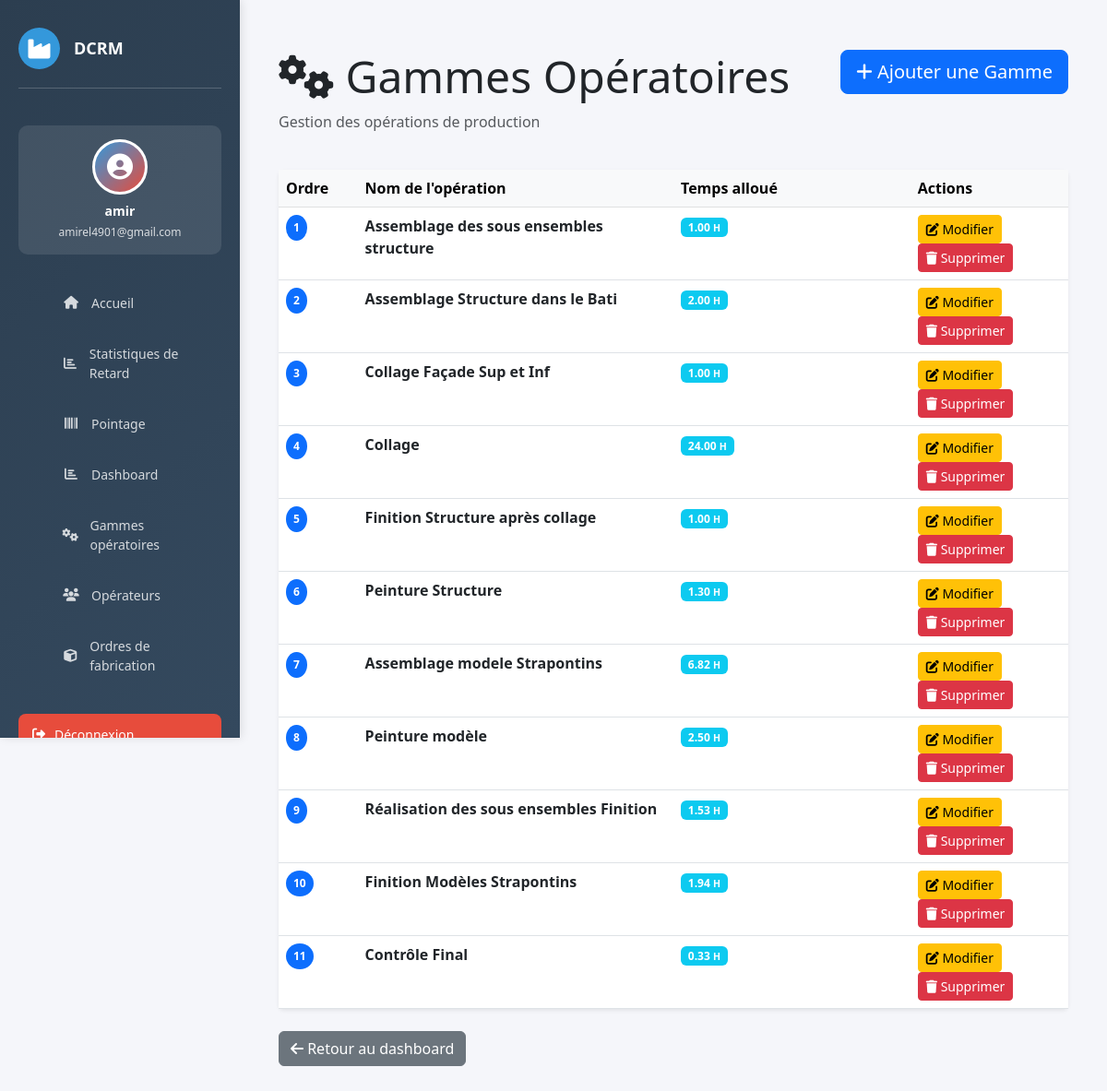
The page /gammes/ (signed in) on the database its author committed.
### website/models.py (models this page shows, shortened)
class GammeOperation(models.Model):
    nom           = models.CharField(max_length=200)
    temps_alloue  = models.DecimalField(max_digits=5, decimal_places=2, help_text="Durée standard en minutes")
    ordre         = models.PositiveSmallIntegerField(help_text="Position dans la gamme")
    class Meta:
        ordering = ['ordre']

### website/views.py (the view)
# urls.py: path('gammes/', views.gammes_list, name='gammes_list'),
@login_required(login_url='home')
def gammes_list(request):
    gammes = GammeOperation.objects.all().order_by('ordre')
    context = {
        'gammes': gammes,
    }
    return render(request, 'gamme/gammes_list.html', context)

### website/templates/gamme/gammes_list.html (shortened to what this page needs)
{% extends 'base.html' %}
{% load static %}
{% block content %}
<div class="container-fluid mt-4">
    <div class="row mb-4">
        <div class="col-md-8">
            <h1 class="display-5">
                <i class="fas fa-cogs"></i> Gammes Opératoires
            </h1>
            <p class="text-muted">Gestion des opérations de production</p>
        </div>
        <div class="col-md-4 text-end">
            <a href="{% url 'ajouter_gamme' %}" class="btn btn-primary btn-lg">
                <i class="fas fa-plus"></i> Ajouter une Gamme
            </a>
        </div>
    </div>
    <div class="card border-0 shadow-sm">
        <div class="card-body p-0">
            {% if gammes %}
                <div class="table-responsive">
                    <table class="table table-hover mb-0">
                        <thead class="table-light">
                            <tr>
                                <th style="width: 10%">Ordre</th>
                                <th style="width: 40%">Nom de l'opération</th>
                                <th style="width: 30%">Temps alloué</th>
                                <th style="width: 20%">Actions</th>
                            </tr>
                        </thead>
                        <tbody>
                            {% for gamme in gammes %}
                            <tr>
                                <td>
                                    <span class="badge bg-primary rounded-circle p-2">
                                        {{ gamme.ordre }}
                                    </span>
                                </td>
                                <td>
                                    <strong>{{ gamme.nom }}</strong>
                                </td>
                                <td>
                                    <span class="badge bg-info">
                                        {{ gamme.temps_alloue }} <small>H</small>
                                    </span>
                                </td>
                                <td>
                                    <a href="{% url 'modifier_gamme' gamme.id %}"
                                       class="btn btn-sm btn-warning"
                                       title="Modifier">
                                        <i class="fas fa-edit"></i> Modifier
                                    </a>
                                    <a href="{% url 'supprimer_gamme' gamme.id %}"
                                       class="btn btn-sm btn-danger"
                                       title="Supprimer"
                                       onclick="return confirm('Êtes-vous sûr de vouloir supprimer cette gamme ?');">
                                        <i class="fas fa-trash"></i> Supprimer
                                    </a>
                                </td>
                            </tr>
                            {% endfor %}
                        </tbody>
                    </table>
                </div>
            {% endif %}
        </div>
    </div>
    <div class="mt-4">
        <a href="{% url 'dashboard_home' %}" class="btn btn-secondary">
            <i class="fas fa-arrow-left"></i> Retour au dashboard
        </a>
    </div>
</div>
{% endblock %}

### website/templates/base.html (shortened to what this page needs)
{% load static %}
<!DOCTYPE html>
<html lang="fr">
<head>
    <link href="https://cdn.jsdelivr.net/npm/bootstrap@5.3.0/dist/css/bootstrap.min.css" rel="stylesheet">
    <link rel="stylesheet" href="https://cdnjs.cloudflare.com/ajax/libs/font-awesome/6.4.0/css/all.min.css">
</head>
<body>
    {% if user.is_authenticated %}
    <aside class="sidebar">
        <div class="sidebar-header">
            <div class="logo">
                <i class="fas fa-industry"></i>
            </div>
            <h3>DCRM</h3>
        </div>
        <div class="user-profile">
            <div class="user-avatar">
                <i class="fas fa-user-circle"></i>
            </div>
            <h6>{{ user.first_name|default:user.username }}</h6>
            <p>{{ user.email }}</p>
        </div>
        <ul class="sidebar-menu">
            <li>
                <a href="{% url 'dashboard_home' %}">
                    <i class="fas fa-home"></i>
                    <span>Accueil</span>
                </a>
            </li>
             <li>
                <a href="{% url 'list_retard' %}">
                    <i class="fas fa-chart-bar"></i>
                    <span>Statistiques de Retard</span>
                </a>
            </li>
            <li>
                <a href="{% url 'pointage' %}">
                    <i class="fas fa-barcode"></i>
                    <span>Pointage</span>
                </a>
            </li>
            <li>
                <a href="{% url 'dashboard' %}">
                    <i class="fas fa-chart-bar"></i>
                    <span>Dashboard</span>
                </a>
            </li>
            <li>
                <a href="{% url 'gammes_list' %}">
                    <i class="fas fa-cogs"></i>
                    <span>Gammes opératoires</span>
                </a>
            </li>
            <li>
                <a href="{% url 'operateur_list' %}">
                    <i class="fas fa-users"></i>
                    <span>Opérateurs</span>
                </a>
            </li>
            <li>
                <a href="{% url 'of_list' %}">
                    <i class="fas fa-cube"></i>
                    <span>Ordres de fabrication</span>
                </a>
            </li>
        </ul>
        <a href="{% url 'logout' %}" class="logout-btn">
            <i class="fas fa-sign-out-alt"></i>
            <span>Déconnexion</span>
        </a>
    </aside>
    {% endif %}
    <div class="main-content">
        {% block content %}
        {% endblock %}
    </div>
</body>
</html>

### website/templates/base.html (style rules this page uses)
:root { --primary: #2c3e50; --secondary: #3498db; --danger: #e74c3c; --success: #27ae60; --warning: #f39c12; }
* { margin: 0; padding: 0; box-sizing: border-box; }
body { font-family: 'Segoe UI', Tahoma, Geneva, Verdana, sans-serif; background-color: #f5f6fa; }
.sidebar { position: fixed; top: 0; left: 0; height: 100vh; width: 260px; background: linear-gradient(135deg, var(--primary) 0%, #34495e 100%); color: white; padding: 30px 20px; overflow-y: auto; box-shadow: 2px 0 10px rgba(0,0,0,0.1); z-index: 1000; }
.sidebar-header { display: flex; align-items: center; gap: 15px; margin-bottom: 40px; padding-bottom: 20px; border-bottom: 1px solid rgba(255,255,255,0.2); }
.sidebar-header .logo { width: 45px; height: 45px; background: var(--secondary); border-radius: 50%; display: flex; align-items: center; justify-content: center; font-size: 24px; }
.sidebar-header h3 { font-size: 18px; font-weight: 700; margin: 0; }
.user-profile { background: rgba(255,255,255,0.1); padding: 15px; border-radius: 10px; margin-bottom: 30px; text-align: center; }
.user-avatar { width: 60px; height: 60px; background: linear-gradient(135deg, var(--secondary), var(--danger)); border-radius: 50%; margin: 0 auto 10px; display: flex; align-items: center; justify-content: center; font-size: 28px; border: 3px solid white; }
.user-profile h6 { margin: 10px 0 5px; font-weight: 600; font-size: 14px; }
.user-profile p { margin: 0; font-size: 12px; opacity: 0.8; }
.sidebar-menu { list-style: none; margin-bottom: 30px; }
.sidebar-menu li { margin-bottom: 10px; }
.sidebar-menu a { display: flex; align-items: center; gap: 12px; padding: 12px 15px; color: rgba(255,255,255,0.8); text-decoration: none; border-radius: 8px; transition: all 0.3s ease; font-size: 14px; }
.sidebar-menu i { width: 20px; text-align: center; }
.logout-btn { display: flex; align-items: center; gap: 10px; width: 100%; padding: 12px 15px; background: var(--danger); color: white; border: none; border-radius: 8px; cursor: pointer; font-size: 14px; transition: all 0.3s ease; text-align: left; }
.main-content { margin-left: 260px; padding: 30px; min-height: 100vh; }

### rows shown on the page
GammeOperation: ordre "1", nom "Assemblage des sous ensembles structure", temps_alloue "1.00"
GammeOperation: ordre "2", nom "Assemblage Structure dans le Bati", temps_alloue "2.00"
GammeOperation: ordre "3", nom "Collage Façade Sup et Inf", temps_alloue "1.00"
GammeOperation: ordre "4", nom "Collage", temps_alloue "24.00"
GammeOperation: ordre "5", nom "Finition Structure après collage", temps_alloue "1.00"
GammeOperation: ordre "6", nom "Peinture Structure", temps_alloue "1.30"
GammeOperation: ordre "7", nom "Assemblage modele Strapontins", temps_alloue "6.82"
GammeOperation: ordre "8", nom "Peinture modèle", temps_alloue "2.50"
GammeOperation: ordre "9", nom "Réalisation des sous ensembles Finition", temps_alloue "1.53"
GammeOperation: ordre "10", nom "Finition Modèles Strapontins", temps_alloue "1.94"
GammeOperation: ordre "11", nom "Contrôle Final", temps_alloue "0.33"

### other values the page prints
{{ user.first_name|default:user.username }} "amir"
{{ user.email }} "amirel4901@gmail.com"
